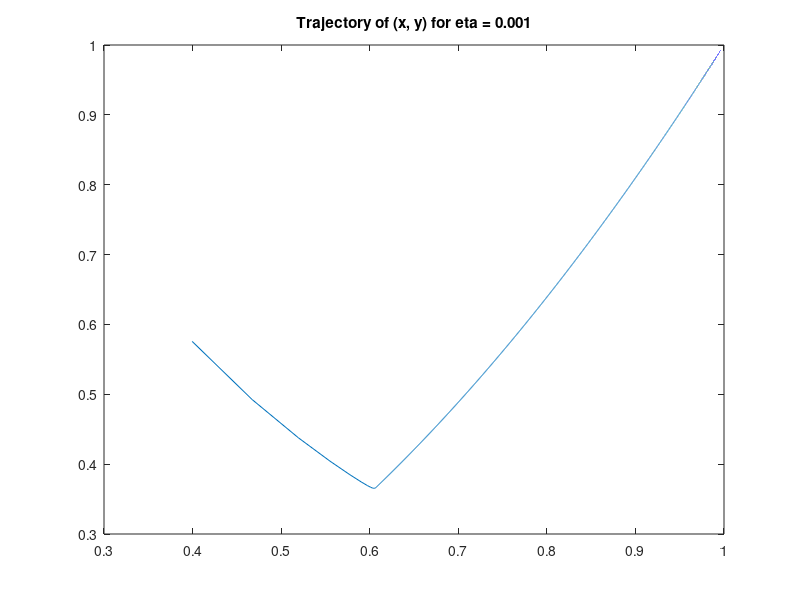

MATLAB code to generate this figure:
clc; 
clear all; 
iteration = 1; 
x(iteration) = rand(1); 
y(iteration) = rand(1); 
f(iteration) = (1-x(iteration))^2 + 100*(y(iteration)-x(iteration)^2)^2; 
eta = 0.001; 

while f(iteration) > 1e-8
fx(iteration) = 2*x(iteration)-2+400*(x(iteration)^3-x(iteration)*y(iteration));
fy(iteration) = 200*(y(iteration)-x(iteration)^2);
iteration = iteration + 1;
x(iteration) = x(iteration-1) - eta*fx(iteration-1);
y(iteration) = y(iteration-1) - eta*fy(iteration-1);
f(iteration) = (1-x(iteration))^2 + 100*(y(iteration)-x(iteration)^2)^2; 
end

figure;
plot(x,y,'-');
s = sprintf('Trajectory of (x, y) for eta = 0.001');
title(s);